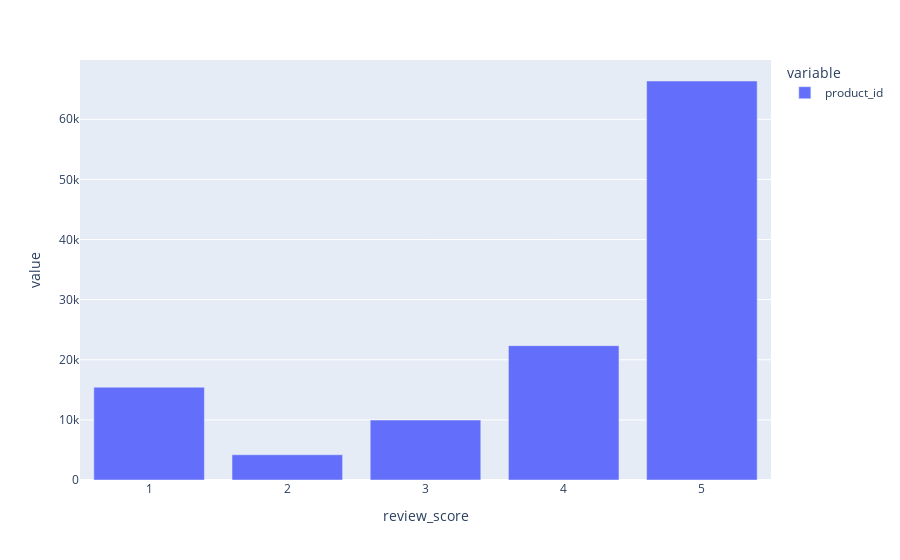

The code cell stored with this chart in its notebook:
### Code cell
cat=df_dataset.groupby('review_score')['product_id'].count()
cat=cat.sort_values(ascending = False)
fig = px.bar(cat)
fig.show()

### Figure 1 — Plotly figure (JSON) as saved in the notebook; plotly's stock layout.template omitted (floating-point values rounded to 4 significant figures)
{"data": [{"alignmentgroup": "True", "hovertemplate": "variable=product_id<br>review_score=%{x}<br>value=%{y}<extra></extra>", "legendgroup": "product_id", "marker": {"color": "#636efa", "pattern": {"shape": ""}}, "name": "product_id", "offsetgroup": "product_id", "orientation": "v", "showlegend": true, "textposition": "auto", "type": "bar", "x": [5, 4, 1, 3, 2], "xaxis": "x", "y": [66370, 22352, 15427, 9965, 4201], "yaxis": "y"}], "layout": {"barmode": "relative", "legend": {"title": {"text": "variable"}, "tracegroupgap": 0}, "margin": {"t": 60}, "xaxis": {"anchor": "y", "domain": [0, 1], "title": {"text": "review_score"}}, "yaxis": {"anchor": "x", "domain": [0, 1], "title": {"text": "value"}}}}
